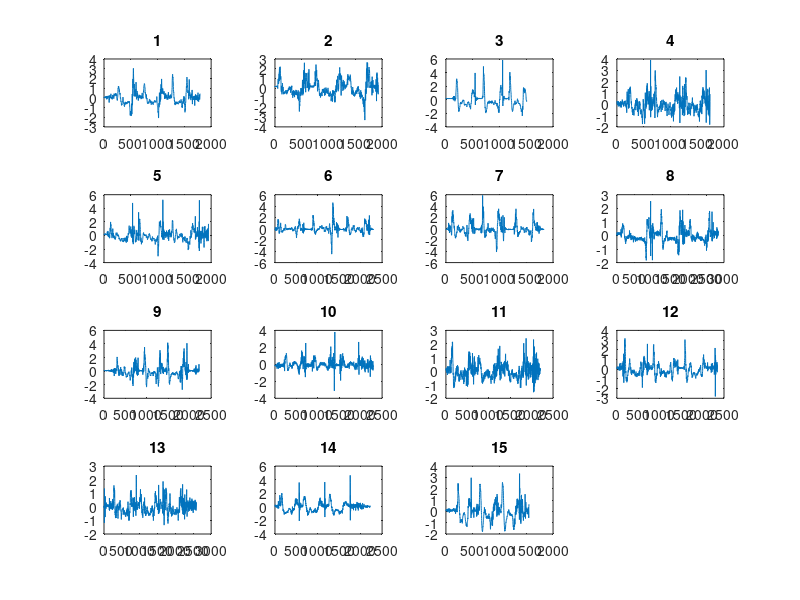
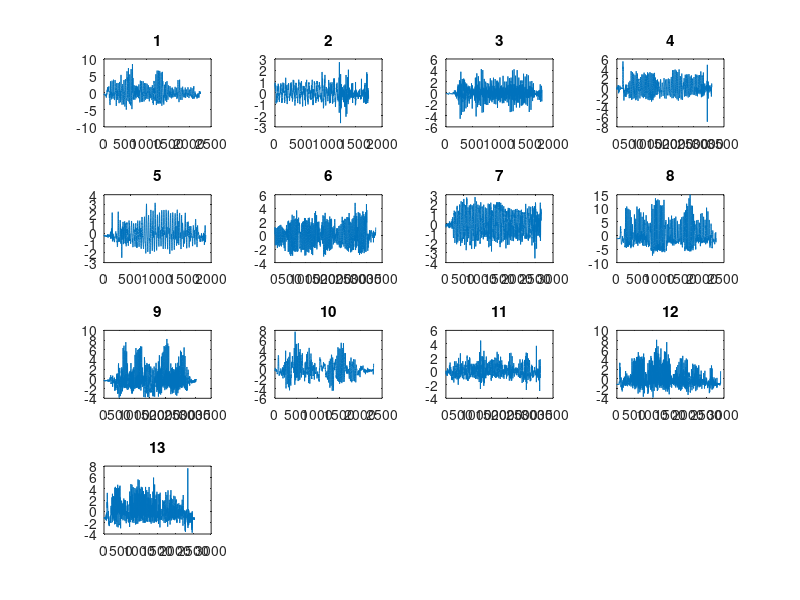
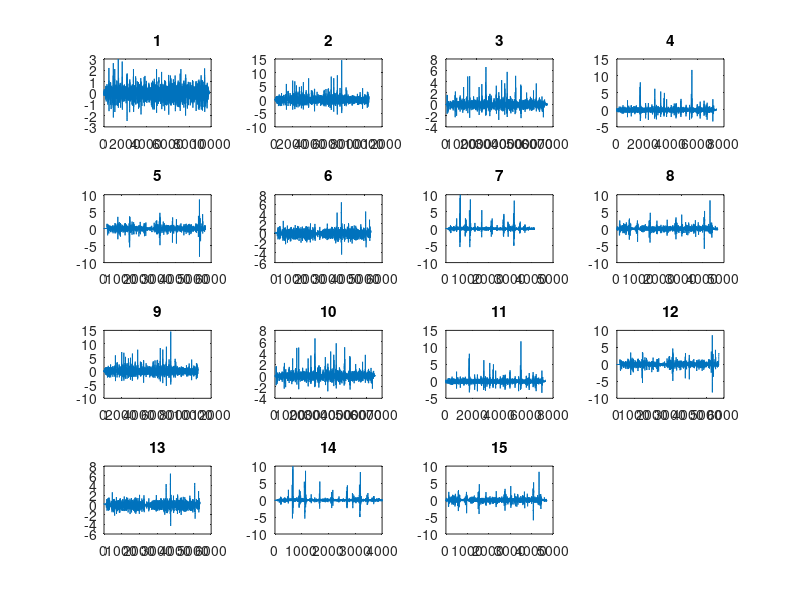
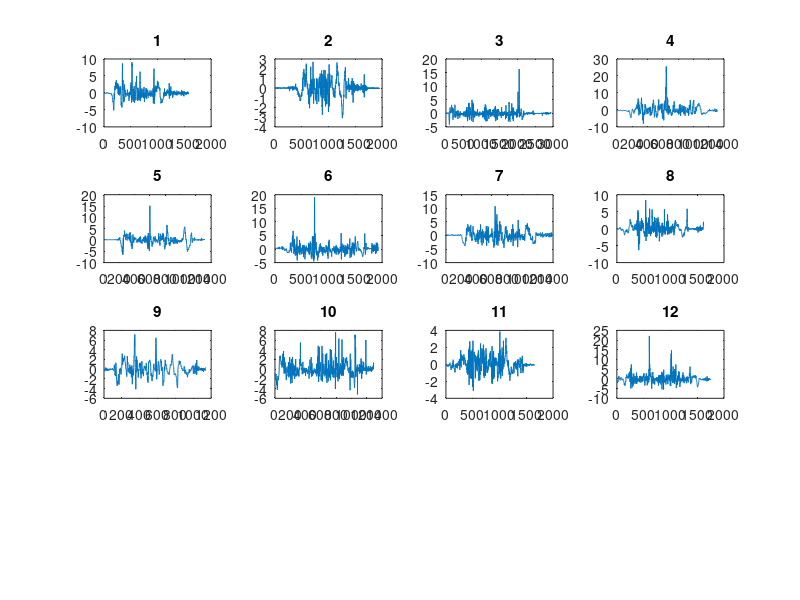

MATLAB code to generate these figures, in order: (Note: this script raises an error after producing the figures.)
close all;
clear all;
clc;

load('data.mat')


%%create featureMatrix
featureMatrix = zeros(numel(data.drinking) + numel(data.brush) + numel(data.shoe) + numel(data.writing),5);

%% Calculate drinking
figure('NumberTitle','off','Name','Drinking data')
amountDrinking = numel(data.drinking);

for ii=1:amountDrinking
    % Get the x,y,z measurements
    drinking_x_Measurement = data.drinking(ii).x;
    drinking_y_Measurement = data.drinking(ii).y;
    drinking_z_Measurement = data.drinking(ii).z;
    % Resultant array
    N = numel(drinking_x_Measurement);
    drinking_result = zeros(N,1);
    % Subtract mean from each value
    for jj=1:N
        % Calculate resultant
        drinking_result(jj) = sqrt(drinking_x_Measurement(jj)^2 + drinking_y_Measurement(jj)^2 + drinking_z_Measurement(jj)^2);
    end
    mean_drinking_result = mean(drinking_result);
    drinking_result = drinking_result - mean_drinking_result;
    % Time domain waardes.
    featureMatrix(ii,1) = mean_drinking_result;
%     featureMatrix(ii,1) = mean_drinking_result;
    featureMatrix(ii,2) = std(drinking_result);
    featureMatrix(ii,3) = skewness(drinking_result);
    % Plot resultant in 1 subplot
    subplot(4,4,ii)
    plot(drinking_result)
    title(ii);
    
    Fs = 128;      %sample frequentie
    T = 1/Fs;       %sample periode
    L = 1500;       %lengte van het signaal
    Y = fft(drinking_result,L);
    twoSideSpectrum = abs(Y/L);
    singleSideSpectrum = twoSideSpectrum(1:L/2);
    singleSideSpectrum(2:end-1) = 2*singleSideSpectrum(2:end-1);
    f = Fs*(0:(L/2)-1)/L;
    % Percentile berekening.    
    cumsumgraph = cumsum(singleSideSpectrum.^2)/sum(singleSideSpectrum.^2);    
    index25 = find(cumsumgraph >= 0.25, 1, 'first');
    percentile25 = f(index25);    
    index75 = find(cumsumgraph >= 0.75, 1, 'first');
    percentile75 = f(index75); 
    featureMatrix(ii,4) = percentile25;
    featureMatrix(ii,5) = percentile75;
end

%% Calculate brushing
figure('NumberTitle','off','Name','Brush data')
amountBrush = numel(data.brush);
for ii=1:amountBrush
    % Get the x,y,z measurements
    brush_x_Measurement = data.brush(ii).x;
    brush_y_Measurement = data.brush(ii).y;
    brush_z_Measurement = data.brush(ii).z;
    % Resultant array
    N = numel(brush_x_Measurement);
    brush_result = zeros(N,1);
    % Subtract mean from each value
    for jj=1:N
        % Calculate resultant
        brush_result(jj) = sqrt(brush_x_Measurement(jj)^2 + brush_y_Measurement(jj)^2 + brush_z_Measurement(jj)^2);
    end
    mean_brush_result = mean(brush_result);
    brush_result = brush_result - mean_brush_result;
    % Time domain waardes.
    featureMatrix(ii + amountDrinking,1) = mean_brush_result;
%     featureMatrix(ii + amountDrinking,1) = mean_brush_result;
    featureMatrix(ii + amountDrinking,2) = std(brush_result);
    featureMatrix(ii + amountDrinking,3) = skewness(brush_result);
    % Plot resultant in 1 subplot
    subplot(4,4,ii)
    plot(brush_result)
    title(ii);
    Fs = 128;      %sample frequentie
    T = 1/Fs;       %sample periode
    L = 1500;       %lengte van het signaal    
    Y = fft(brush_result,L);
    twoSideSpectrum = abs(Y/L);
    singleSideSpectrum = twoSideSpectrum(1:L/2);
    singleSideSpectrum(2:end-1) = 2*singleSideSpectrum(2:end-1);
    %percentile berekening
    cumsumgraph = cumsum(singleSideSpectrum.^2)/sum(singleSideSpectrum.^2);    
    index25 = find(cumsumgraph >= 0.25, 1, 'first');
    percentile25 = f(index25);    
    index75 = find(cumsumgraph >= 0.75, 1, 'first');
    percentile75 = f(index75); 
    featureMatrix(ii + amountDrinking, 4) = percentile25;
    featureMatrix(ii + amountDrinking, 5) = percentile75;
end

% Calculate writing
figure('NumberTitle','off','Name','Writing data')
amountWriting = numel(data.writing);
for ii=1:amountWriting
    % Get the x,y,z measurements
    writing_x_Measurement = data.writing(ii).x;
    writing_y_Measurement = data.writing(ii).y;
    writing_z_Measurement = data.writing(ii).z;
    % Resultant array
    N = numel(writing_x_Measurement);
    writing_result = zeros(N,1);
    % Subtract mean from each value
    for jj=1:N
        % Calculate resultant
        writing_result(jj) = sqrt(writing_x_Measurement(jj)^2 + writing_y_Measurement(jj)^2 + writing_z_Measurement(jj)^2);
    end
    mean_writing_result = mean(writing_result);
    writing_result = writing_result - mean_writing_result;
    featureMatrix(ii+ amountDrinking + amountBrush,1) = mean_writing_result;
    featureMatrix(ii+ amountDrinking + amountBrush,2) = std(writing_result);
    featureMatrix(ii+ amountDrinking + amountBrush,3) = skewness(writing_result);
    % Plot resultant in 1 subplot
    subplot(4,4,ii)
    plot(writing_result)
    title(ii);
    Fs = 128;      %sample frequentie
    T = 1/Fs;       %sample periode
    L = 1500;       %lengte van het signaal    
    Y = fft(writing_result,L);
    twoSideSpectrum = abs(Y/L);
    singleSideSpectrum = twoSideSpectrum(1:L/2);
    singleSideSpectrum(2:end-1) = 2*singleSideSpectrum(2:end-1);
    %berekening percentile
    cumsumgraph = cumsum(singleSideSpectrum.^2)/sum(singleSideSpectrum.^2);    
    index25 = find(cumsumgraph >= 0.25, 1, 'first');
    percentile25 = f(index25);    
    index75 = find(cumsumgraph >= 0.75, 1, 'first');
    percentile75 = f(index75); 
    featureMatrix(ii + amountDrinking + amountBrush,4) = percentile25;
    featureMatrix(ii + amountDrinking + amountBrush,5) = percentile75;
end

% Calculate Shoe
amountShoe = numel(data.shoe);
figure('NumberTitle','off','Name','Shoe data')
for ii=1:amountShoe
    % Get the x,y,z measurements
    shoe_x_Measurement = data.shoe(ii).x;
    shoe_y_Measurement = data.shoe(ii).y;
    shoe_z_Measurement = data.shoe(ii).z;
    % Resultant array
    N = numel(shoe_x_Measurement);
    shoe_result = zeros(N,1);
    % Subtract mean from each value
    for jj=1:N
        % Calculate resultant
        shoe_result(jj) = sqrt(shoe_x_Measurement(jj)^2 + shoe_y_Measurement(jj)^2 + shoe_z_Measurement(jj)^2);
    end
    mean_shoe_result = mean(shoe_result);
    shoe_result = shoe_result - mean_shoe_result;
    % Time features
    featureMatrix(ii+ amountDrinking + amountBrush + amountWriting,1) = mean_shoe_result;
    featureMatrix(ii+ amountDrinking + amountBrush + amountWriting,2) = std(shoe_result);
    featureMatrix(ii+ amountDrinking + amountBrush + amountWriting,3) = skewness(shoe_result);
    % Plot resultant in 1 subplot
    subplot(4,4,ii)
    plot(shoe_result)
    title(ii);
    
    Fs = 128;      %sample frequentie
    T = 1/Fs;       %sample periode
    L = 1500;       %lengte van het signaal

    Y = fft(shoe_result,L);
    twoSideSpectrum = abs(Y/L);
    singleSideSpectrum = twoSideSpectrum(1:L/2);
    singleSideSpectrum(2:end-1) = 2*singleSideSpectrum(2:end-1);
    f = Fs*(0:(L/2))/L;
    cumsumgraph = cumsum(singleSideSpectrum.^2)/sum(singleSideSpectrum.^2);    
    index25 = find(cumsumgraph >= 0.25, 1, 'first');
    percentile25 = f(index25);    
    index75 = find(cumsumgraph >= 0.75, 1, 'first');
    percentile75 = f(index75);    
    featureMatrix(ii + amountDrinking + amountBrush + amountWriting,4) = percentile25;
    featureMatrix(ii + amountDrinking + amountBrush + amountWriting,5) = percentile75;
end


%% Scatter plots van de features

Class = [ones(amountDrinking,1);2*ones(amountBrush + amountShoe + amountWriting,1)];
figure, gplotmatrix(featureMatrix,[],Class)

%Nieuwe deel van de taak
%% Decision Trees for Binary Classification
% For illustration purpose use the 2 most discriminating features from the data exploration part. 
% --> 25 en 75 percentile
% Each group selects one of the four activities it wants to detect. 
% --> drinking
% Use the binary classification approach one versus the rest to construct the decision tree. 
% Construct a decision tree with the training data given in data.mat. 
% You can use the instruction fitctree in MATLAB for this purpose. 

%% decission tree
tree = fitctree(featureMatrix, Class);
view(tree)
view(tree,'Mode','graph')

% Also divide the feature space in the region of the positive instances and the region of the negative instances. 
% Visualise also in the feature space the training instances. 
% Plot the Receiver-Operating-Characteristic (ROC) and also calculate the area-under-the-curve (AUC).
% Use for this purpose the MATLAB instructions perfcurve. 
% The score is obtained by the MATLAB instruction resubPredict for trees. 
% Also calculate the confusion matrix on the training set. Use for that the instruction confusionmat in MATLAB.  
% Extract the accuracy of the binary classifier. 
% Note that calculating performance measures on the training data gives too optimistic results (overfitting). 




%%
% die voorbeeldcode daar heeft die eerst nog data moeten genereren enzo

% Code van het voorbeeld -> Geeft conversion error omdat de waardes allemaal doubles zijn 
% View feature space split in two classes
% %help meshgrid
% d = 0.01;
% [x1Grid,x2Grid] = meshgrid(min(Xtr(:,1)):d:max(Xtr(:,1)),...
%     min(Xtr(:,2)):d:max(Xtr(:,2)));
% xGrid = [x1Grid(:),x2Grid(:)];
% labels = predict(Mdl,xGrid);
% 
% % Training data points
% figure
% h(1:2) = gscatter(xGrid(:,1),xGrid(:,2),labels,[0.1 0.5 0.5; 0.5 0.1 0.5 ]);
% hold on
% h(3:4) = gscatter(Xtr(:,1),Xtr(:,2),Cltr);
% legend(h,{'Class1','Class2','Class1 Tr','Class2 Tr'},...
%    'Location','Northwest');
% xlabel('x1');
% ylabel('x2');
% 
% % Testing data points
% figure 
% 
% h(1:2) = gscatter(xGrid(:,1),xGrid(:,2),labels,[0.1 0.5 0.5; 0.5 0.1 0.5 ]);
% hold on
% h(3:4) = gscatter(Xte(:,1),Xte(:,2),Clte);
% legend(h,{'Class1','Class2','Class1 Te','Class2 Te'},...
%    'Location','Northwest');
% xlabel('x1');
% ylabel('x2');
% 
% % ROC curve one vs one
% % help resubPredict
% % [~,score] = resubPredict(Mdl);
% % Class1 vs Class2
% %help perfcurve
% [fpr,tpr,T,AUC,OPTROCPT] = perfcurve(Cltr,score(:,1),1);
% figure
% plot(fpr,tpr)
% hold on
% plot(OPTROCPT(1),OPTROCPT(2),'ro')
% xlabel('False positive rate')
% ylabel('True positive rate')
% title('ROC Curve for Classification by Classification Trees')
% hold off
% 
% % Data preparation for classification app
% 
% Y = [featureMatrix Class];














